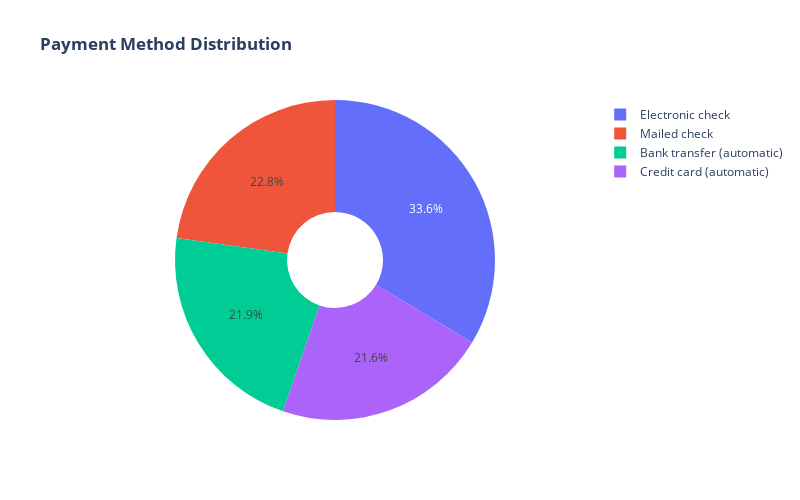

This figure's notebook cell:
### Markdown cell above
About 75% of customer with Month-to-Month Contract opted to move out as compared to 13% of customrs with One Year Contract and 3% with Two Year Contract

### Code cell
labels = df['PaymentMethod'].unique()
values = df['PaymentMethod'].value_counts()

fig = go.Figure(data=[go.Pie(labels=labels, values=values, hole=.3)])
fig.update_layout(width=800, height=500,title_text="<b>Payment Method Distribution</b>")
fig.show()

### Figure 1 — Plotly figure (JSON) as saved in the notebook; plotly's stock layout.template omitted (floating-point values rounded to 4 significant figures)
{"data": [{"hole": 0.3, "labels": ["Electronic check", "Mailed check", "Bank transfer (automatic)", "Credit card (automatic)"], "type": "pie", "values": [2365, 1604, 1542, 1521]}], "layout": {"height": 500, "title": {"text": "<b>Payment Method Distribution</b>"}, "width": 800}}
